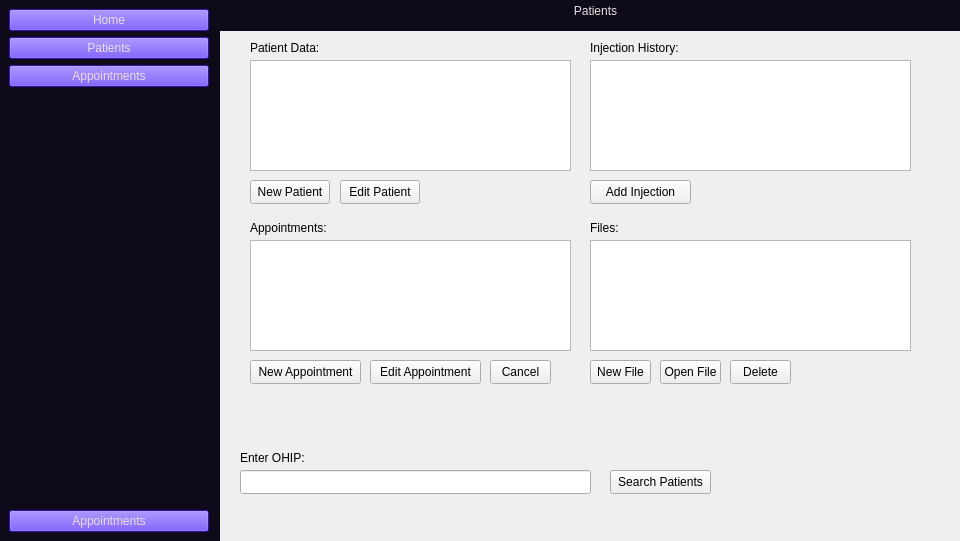
<?xml version="1.0" encoding="UTF-8"?>
<ui version="4.0">
 <class>PatientWindow</class>
 <widget class="QMainWindow" name="PatientWindow">
  <property name="geometry">
   <rect>
    <x>0</x>
    <y>0</y>
    <width>960</width>
    <height>541</height>
   </rect>
  </property>
  <property name="windowTitle">
   <string>PatientWindow</string>
  </property>
  <widget class="QWidget" name="centralwidget">
   <widget class="QLabel" name="title">
    <property name="geometry">
     <rect>
      <x>210</x>
      <y>-10</y>
      <width>771</width>
      <height>41</height>
     </rect>
    </property>
    <property name="sizePolicy">
     <sizepolicy hsizetype="Preferred" vsizetype="Minimum">
      <horstretch>0</horstretch>
      <verstretch>0</verstretch>
     </sizepolicy>
    </property>
    <property name="baseSize">
     <size>
      <width>300</width>
      <height>20</height>
     </size>
    </property>
    <property name="styleSheet">
     <string notr="true">background-color: rgb(14, 10, 25);
color: rgb(232, 223, 224);</string>
    </property>
    <property name="text">
     <string>Patients</string>
    </property>
    <property name="alignment">
     <set>Qt::AlignmentFlag::AlignCenter</set>
    </property>
    <property name="wordWrap">
     <bool>true</bool>
    </property>
   </widget>
   <widget class="QFrame" name="verticalFrame_3">
    <property name="geometry">
     <rect>
      <x>0</x>
      <y>0</y>
      <width>220</width>
      <height>541</height>
     </rect>
    </property>
    <property name="minimumSize">
     <size>
      <width>220</width>
      <height>400</height>
     </size>
    </property>
    <property name="maximumSize">
     <size>
      <width>220</width>
      <height>600</height>
     </size>
    </property>
    <property name="styleSheet">
     <string notr="true">background-color: rgb(14, 10, 25);</string>
    </property>
    <layout class="QVBoxLayout" name="verticalLayout_3">
     <property name="sizeConstraint">
      <enum>QLayout::SizeConstraint::SetDefaultConstraint</enum>
     </property>
     <item>
      <layout class="QVBoxLayout" name="Tabs">
       <item>
        <widget class="QPushButton" name="HButton">
         <property name="sizePolicy">
          <sizepolicy hsizetype="Minimum" vsizetype="Minimum">
           <horstretch>0</horstretch>
           <verstretch>0</verstretch>
          </sizepolicy>
         </property>
         <property name="minimumSize">
          <size>
           <width>200</width>
           <height>20</height>
          </size>
         </property>
         <property name="maximumSize">
          <size>
           <width>200</width>
           <height>25</height>
          </size>
         </property>
         <property name="baseSize">
          <size>
           <width>200</width>
           <height>20</height>
          </size>
         </property>
         <property name="styleSheet">
          <string notr="true">background-color: rgb(71, 23, 246);
color: rgb(232, 223, 224);</string>
         </property>
         <property name="text">
          <string>Home</string>
         </property>
        </widget>
       </item>
       <item>
        <widget class="QPushButton" name="PButton">
         <property name="sizePolicy">
          <sizepolicy hsizetype="Fixed" vsizetype="Fixed">
           <horstretch>0</horstretch>
           <verstretch>0</verstretch>
          </sizepolicy>
         </property>
         <property name="minimumSize">
          <size>
           <width>200</width>
           <height>20</height>
          </size>
         </property>
         <property name="maximumSize">
          <size>
           <width>200</width>
           <height>25</height>
          </size>
         </property>
         <property name="baseSize">
          <size>
           <width>200</width>
           <height>20</height>
          </size>
         </property>
         <property name="styleSheet">
          <string notr="true">background-color: rgb(71, 23, 246);
color: rgb(232, 223, 224);</string>
         </property>
         <property name="text">
          <string>Patients</string>
         </property>
        </widget>
       </item>
       <item>
        <widget class="QPushButton" name="AButton">
         <property name="sizePolicy">
          <sizepolicy hsizetype="Fixed" vsizetype="Fixed">
           <horstretch>0</horstretch>
           <verstretch>0</verstretch>
          </sizepolicy>
         </property>
         <property name="minimumSize">
          <size>
           <width>200</width>
           <height>20</height>
          </size>
         </property>
         <property name="maximumSize">
          <size>
           <width>200</width>
           <height>25</height>
          </size>
         </property>
         <property name="baseSize">
          <size>
           <width>200</width>
           <height>20</height>
          </size>
         </property>
         <property name="styleSheet">
          <string notr="true">background-color: rgb(71, 23, 246);
color: rgb(232, 223, 224);</string>
         </property>
         <property name="text">
          <string>Appointments</string>
         </property>
        </widget>
       </item>
      </layout>
     </item>
     <item>
      <spacer name="verticalSpacer">
       <property name="orientation">
        <enum>Qt::Orientation::Vertical</enum>
       </property>
       <property name="sizeHint" stdset="0">
        <size>
         <width>20</width>
         <height>30</height>
        </size>
       </property>
      </spacer>
     </item>
     <item>
      <widget class="QPushButton" name="SButton">
       <property name="sizePolicy">
        <sizepolicy hsizetype="Fixed" vsizetype="Fixed">
         <horstretch>0</horstretch>
         <verstretch>0</verstretch>
        </sizepolicy>
       </property>
       <property name="minimumSize">
        <size>
         <width>200</width>
         <height>20</height>
        </size>
       </property>
       <property name="maximumSize">
        <size>
         <width>200</width>
         <height>25</height>
        </size>
       </property>
       <property name="baseSize">
        <size>
         <width>200</width>
         <height>20</height>
        </size>
       </property>
       <property name="styleSheet">
        <string notr="true">background-color: rgb(71, 23, 246);
color: rgb(232, 223, 224);</string>
       </property>
       <property name="text">
        <string>Appointments</string>
       </property>
      </widget>
     </item>
    </layout>
   </widget>
   <widget class="QPushButton" name="search">
    <property name="geometry">
     <rect>
      <x>610</x>
      <y>470</y>
      <width>101</width>
      <height>24</height>
     </rect>
    </property>
    <property name="text">
     <string>Search Patients</string>
    </property>
   </widget>
   <widget class="QLineEdit" name="OHIP">
    <property name="geometry">
     <rect>
      <x>240</x>
      <y>470</y>
      <width>351</width>
      <height>24</height>
     </rect>
    </property>
   </widget>
   <widget class="QLabel" name="label">
    <property name="geometry">
     <rect>
      <x>240</x>
      <y>450</y>
      <width>71</width>
      <height>16</height>
     </rect>
    </property>
    <property name="text">
     <string>Enter OHIP:</string>
    </property>
   </widget>
   <widget class="QLabel" name="label_2">
    <property name="geometry">
     <rect>
      <x>250</x>
      <y>40</y>
      <width>111</width>
      <height>16</height>
     </rect>
    </property>
    <property name="text">
     <string>Patient Data:</string>
    </property>
   </widget>
   <widget class="QLabel" name="label_3">
    <property name="geometry">
     <rect>
      <x>590</x>
      <y>40</y>
      <width>111</width>
      <height>16</height>
     </rect>
    </property>
    <property name="text">
     <string>Injection History:</string>
    </property>
   </widget>
   <widget class="QPushButton" name="addPatient">
    <property name="geometry">
     <rect>
      <x>250</x>
      <y>180</y>
      <width>80</width>
      <height>24</height>
     </rect>
    </property>
    <property name="text">
     <string>New Patient</string>
    </property>
   </widget>
   <widget class="QPushButton" name="addInjection">
    <property name="geometry">
     <rect>
      <x>590</x>
      <y>180</y>
      <width>101</width>
      <height>24</height>
     </rect>
    </property>
    <property name="text">
     <string>Add Injection</string>
    </property>
   </widget>
   <widget class="QPushButton" name="addAppoint">
    <property name="geometry">
     <rect>
      <x>250</x>
      <y>360</y>
      <width>111</width>
      <height>24</height>
     </rect>
    </property>
    <property name="text">
     <string>New Appointment</string>
    </property>
   </widget>
   <widget class="QLabel" name="label_4">
    <property name="geometry">
     <rect>
      <x>250</x>
      <y>220</y>
      <width>111</width>
      <height>16</height>
     </rect>
    </property>
    <property name="text">
     <string>Appointments:</string>
    </property>
   </widget>
   <widget class="QPushButton" name="editPatient">
    <property name="geometry">
     <rect>
      <x>340</x>
      <y>180</y>
      <width>80</width>
      <height>24</height>
     </rect>
    </property>
    <property name="text">
     <string>Edit Patient</string>
    </property>
   </widget>
   <widget class="QListWidget" name="appoint">
    <property name="geometry">
     <rect>
      <x>250</x>
      <y>240</y>
      <width>321</width>
      <height>111</height>
     </rect>
    </property>
   </widget>
   <widget class="QPushButton" name="editAppoint">
    <property name="geometry">
     <rect>
      <x>370</x>
      <y>360</y>
      <width>111</width>
      <height>24</height>
     </rect>
    </property>
    <property name="text">
     <string>Edit Appointment</string>
    </property>
   </widget>
   <widget class="QPushButton" name="cancel">
    <property name="geometry">
     <rect>
      <x>490</x>
      <y>360</y>
      <width>61</width>
      <height>24</height>
     </rect>
    </property>
    <property name="text">
     <string>Cancel</string>
    </property>
   </widget>
   <widget class="QPushButton" name="addFile">
    <property name="geometry">
     <rect>
      <x>590</x>
      <y>360</y>
      <width>61</width>
      <height>24</height>
     </rect>
    </property>
    <property name="text">
     <string>New File</string>
    </property>
   </widget>
   <widget class="QLabel" name="label_5">
    <property name="geometry">
     <rect>
      <x>590</x>
      <y>220</y>
      <width>111</width>
      <height>16</height>
     </rect>
    </property>
    <property name="text">
     <string>Files:</string>
    </property>
   </widget>
   <widget class="QPushButton" name="openFile">
    <property name="geometry">
     <rect>
      <x>660</x>
      <y>360</y>
      <width>61</width>
      <height>24</height>
     </rect>
    </property>
    <property name="text">
     <string>Open File</string>
    </property>
   </widget>
   <widget class="QPushButton" name="delete_2">
    <property name="geometry">
     <rect>
      <x>730</x>
      <y>360</y>
      <width>61</width>
      <height>24</height>
     </rect>
    </property>
    <property name="text">
     <string>Delete</string>
    </property>
   </widget>
   <widget class="QListWidget" name="files">
    <property name="geometry">
     <rect>
      <x>590</x>
      <y>240</y>
      <width>321</width>
      <height>111</height>
     </rect>
    </property>
   </widget>
   <widget class="QListWidget" name="shots">
    <property name="geometry">
     <rect>
      <x>590</x>
      <y>60</y>
      <width>321</width>
      <height>111</height>
     </rect>
    </property>
   </widget>
   <widget class="QListWidget" name="demo">
    <property name="geometry">
     <rect>
      <x>250</x>
      <y>60</y>
      <width>321</width>
      <height>111</height>
     </rect>
    </property>
   </widget>
  </widget>
 </widget>
 <resources/>
 <connections/>
</ui>
